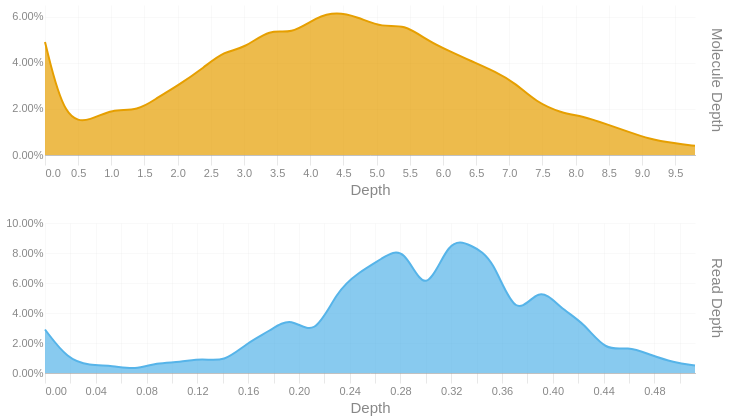

Write notebook code for a chart like this one.
### Code cell
readdep = depth_hist(tb['Read Depth'], q99, 3)
readdep = readdep.with_columns(pl.lit('Read Depth').alias('Metric'))
if not SKIPLR:
    moldep = depth_hist(tb['Molecule Depth'], mol_q99, 1)
    moldep = moldep.with_columns(pl.lit('Molecule Depth').alias('Metric'))
    _hist = pl.concat([readdep, moldep])
    _hist = _hist.filter(pl.col('Proportion') != 0)
    with SafeRender(_hist):
        (
            alt.Chart(_hist)        
            .mark_area(interpolate = "basis")
            .encode(
                x=alt.X('Bin:Q').scale(domainMin=0).axis(alt.Axis(title='Depth')),
                y = alt.Y('Proportion:Q', title = None).axis(format = '.2%'),
                color = alt.Color('Metric:N').legend(None),
                row = alt.Row("Metric:N").header(title = None, labelOrient = 'right'),
                tooltip = [
                    alt.Tooltip("Metric:N", title = "Metric"),
                    alt.Tooltip('Interval:N', title = "Depth Interval"),
                    alt.Tooltip('Proportion:Q', title = "% Alignments").format('.2%')
                ]
            )
            .resolve_scale(x='independent', y='independent')
            .properties(
                height = 150, width = 650,
                usermeta={'embedOptions': {'downloadFileName': f'{samplename}.depth.hist'}}
            )
        ).display()
else:
    readdep = readdep.filter(pl.col('Proportion') != 0)
    with SafeRender(readdep):
        (
            alt.Chart(readdep)        
            .mark_area(interpolate = "basis")
            .encode(
                x=alt.X('Bin:Q').scale(domainMin=0).axis(alt.Axis(title='Depth')),
                y = alt.Y('Proportion:Q', title = None).axis(format = '.2%'),
                tooltip = [
                    alt.Tooltip('Interval:N', title = "Depth Interval"),
                    alt.Tooltip('Proportion:Q', title = "% Alignments").format('.2%')
                ]
            )
            .properties(
                usermeta={'embedOptions': {'downloadFileName': f'{samplename}.depth.hist'}}
            )
        ).display()

### Figure 1 — Vega-Lite specification as saved in the notebook (floating-point values rounded to 4 significant figures)
{"width": 650, "height": 150, "config": {"title": {"anchor": "start", "dy": -15, "fontSize": 18, "color": "#888888", "subtitleColor": "#888888", "subtitleFontSize": 14}, "arc": {"fill": "#0072B2"}, "axis": {"domainColor": "#888888", "domainWidth": 0.5, "gridWidth": 0.2, "grid": false, "titleFontWeight": 400, "titleFontSize": 15, "labelFontSize": 11, "labelColor": "#888888", "tickColor": "#888888", "tickWidth": 0.2, "titleColor": "#888888"}, "axisBand": {"grid": false}, "axisX": {"grid": true, "tickSize": 10, "domainCap": "round"}, "axisY": {"domain": false, "grid": true, "tickSize": 0, "domainCap": "round"}, "background": "transparent", "header": {"labelFontSize": 15, "labelColor": "#888888", "titleFontSize": 15, "titleFontWeight": 600, "titleColor": "#888888"}, "legend": {"labelFont": "sans-serif", "labelFontSize": 12, "labelColor": "#888888", "symbolSize": 100, "symbolType": "circle", "titleFontSize": 12, "titlePadding": 10, "titleColor": "#888888", "title": null}, "range": {"category": ["#E69F00", "#56B4E9", "#009E73", "#F0E442", "#0072B2", "#D55E00", "#CC79A7", "#000000"], "diverging": ["#cfe8f3", "#a2d4ec", "#73bfe2", "#46abdb", "#1696d2", "#12719e"]}, "area": {"fill": "#0072B2", "fillOpacity": 0.7, "line": true, "strokeOpacity": 0.7}, "line": {"color": "#0072B2", "stroke": "#0072B2", "strokeWidth": 2}, "trail": {"color": "#0072B2", "stroke": "#0072B2", "strokeWidth": 0, "size": 1}, "point": {"filled": true, "fillOpacity": 1.0, "size": 95}, "text": {"color": "#888888", "fontSize": 11, "align": "right", "fontWeight": 400, "size": 11}, "bar": {"fill": "#0072B2", "stroke": null}, "view": {"stroke": null, "continuousWidth": 660, "continuousHeight": 400}}, "data": {"name": "data-2adc9f7c4b482b934a1d2dbc4ca0fdfd"}, "mark": {"type": "area", "interpolate": "basis"}, "encoding": {"color": {"field": "Metric", "legend": null, "type": "nominal"}, "row": {"field": "Metric", "header": {"title": null, "labelOrient": "right"}, "type": "nominal"}, "tooltip": [{"field": "Metric", "title": "Metric", "type": "nominal"}, {"field": "Interval", "title": "Depth Interval", "type": "nominal"}, {"field": "Proportion", "format": ".2%", "title": "% Alignments", "type": "quantitative"}], "x": {"axis": {"title": "Depth"}, "field": "Bin", "scale": {"domainMin": 0}, "type": "quantitative"}, "y": {"axis": {"format": ".2%"}, "field": "Proportion", "title": null, "type": "quantitative"}}, "resolve": {"scale": {"x": "independent", "y": "independent"}}, "usermeta": {"embedOptions": {"downloadFileName": "S3_Annapolis_038.depth.hist"}}, "$schema": "https://vega.github.io/schema/vega-lite/v6.1.0.json", "datasets": {"data-2adc9f7c4b482b934a1d2dbc4ca0fdfd": [{"Bin": 0.0, "Interval": "0.0-0.018", "Proportion": 0.029, "Metric": "Read Depth"}, {"Bin": 0.018, "Interval": "0.018-0.035", "Proportion": 0.009, "Metric": "Read Depth"}, {"Bin": 0.035, "Interval": "0.035-0.053", "Proportion": 0.005, "Metric": "Read Depth"}, {"Bin": 0.053, "Interval": "0.053-0.071", "Proportion": 0.005, "Metric": "Read Depth"}, {"Bin": 0.071, "Interval": "0.071-0.088", "Proportion": 0.002, "Metric": "Read Depth"}, {"Bin": 0.088, "Interval": "0.088-0.106", "Proportion": 0.007, "Metric": "Read Depth"}, {"Bin": 0.106, "Interval": "0.106-0.124", "Proportion": 0.007, "Metric": "Read Depth"}, {"Bin": 0.124, "Interval": "0.124-0.141", "Proportion": 0.01, "Metric": "Read Depth"}, {"Bin": 0.141, "Interval": "0.141-0.159", "Proportion": 0.007, "Metric": "Read Depth"}, {"Bin": 0.159, "Interval": "0.159-0.177", "Proportion": 0.02, "Metric": "Read Depth"}, {"Bin": 0.177, "Interval": "0.177-0.194", "Proportion": 0.028, "Metric": "Read Depth"}, {"Bin": 0.194, "Interval": "0.194-0.212", "Proportion": 0.038, "Metric": "Read Depth"}, {"Bin": 0.212, "Interval": "0.212-0.23", "Proportion": 0.023, "Metric": "Read Depth"}, {"Bin": 0.23, "Interval": "0.23-0.247", "Proportion": 0.055, "Metric": "Read Depth"}, {"Bin": 0.247, "Interval": "0.247-0.265", "Proportion": 0.067, "Metric": "Read Depth"}, {"Bin": 0.265, "Interval": "0.265-0.283", "Proportion": 0.076, "Metric": "Read Depth"}, {"Bin": 0.283, "Interval": "0.283-0.3", "Proportion": 0.086, "Metric": "Read Depth"}, {"Bin": 0.3, "Interval": "0.3-0.318", "Proportion": 0.048, "Metric": "Read Depth"}, {"Bin": 0.318, "Interval": "0.318-0.336", "Proportion": 0.091, "Metric": "Read Depth"}, {"Bin": 0.336, "Interval": "0.336-0.353", "Proportion": 0.085, "Metric": "Read Depth"}, {"Bin": 0.353, "Interval": "0.353-0.371", "Proportion": 0.077, "Metric": "Read Depth"}, {"Bin": 0.371, "Interval": "0.371-0.389", "Proportion": 0.034, "Metric": "Read Depth"}, {"Bin": 0.389, "Interval": "0.389-0.406", "Proportion": 0.059, "Metric": "Read Depth"}, {"Bin": 0.406, "Interval": "0.406-0.424", "Proportion": 0.043, "Metric": "Read Depth"}, {"Bin": 0.424, "Interval": "0.424-0.442", "Proportion": 0.034, "Metric": "Read Depth"}, {"Bin": 0.442, "Interval": "0.442-0.459", "Proportion": 0.014, "Metric": "Read Depth"}, {"Bin": 0.459, "Interval": "0.459-0.477", "Proportion": 0.018, "Metric": "Read Depth"}, {"Bin": 0.477, "Interval": "0.477-0.495", "Proportion": 0.012, "Metric": "Read Depth"}, {"Bin": 0.495, "Interval": "0.495-0.512", "Proportion": 0.007, "Metric": "Read Depth"}, {"Bin": 0.512, "Interval": "0.512-0.53", "Proportion": 0.005, "Metric": "Read Depth"}, {"Bin": 0.0, "Interval": "0.0-0.3", "Proportion": 0.049, "Metric": "Molecule Depth"}, {"Bin": 0.3, "Interval": "0.3-0.7", "Proportion": 0.014, "Metric": "Molecule Depth"}, {"Bin": 0.7, "Interval": "0.7-1.0", "Proportion": 0.015, "Metric": "Molecule Depth"}, {"Bin": 1.0, "Interval": "1.0-1.4", "Proportion": 0.02, "Metric": "Molecule Depth"}, {"Bin": 1.4, "Interval": "1.4-1.7", "Proportion": 0.019, "Metric": "Molecule Depth"}, {"Bin": 1.7, "Interval": "1.7-2.0", "Proportion": 0.025, "Metric": "Molecule Depth"}, {"Bin": 2.0, "Interval": "2.0-2.4", "Proportion": 0.03, "Metric": "Molecule Depth"}, {"Bin": 2.4, "Interval": "2.4-2.7", "Proportion": 0.038, "Metric": "Molecule Depth"}, {"Bin": 2.7, "Interval": "2.7-3.0", "Proportion": 0.045, "Metric": "Molecule Depth"}, {"Bin": 3.0, "Interval": "3.0-3.4", "Proportion": 0.046, "Metric": "Molecule Depth"}, {"Bin": 3.4, "Interval": "3.4-3.7", "Proportion": 0.055, "Metric": "Molecule Depth"}, {"Bin": 3.7, "Interval": "3.7-4.1", "Proportion": 0.052, "Metric": "Molecule Depth"}, {"Bin": 4.1, "Interval": "4.1-4.4", "Proportion": 0.06, "Metric": "Molecule Depth"}, {"Bin": 4.4, "Interval": "4.4-4.7", "Proportion": 0.062, "Metric": "Molecule Depth"}, {"Bin": 4.7, "Interval": "4.7-5.1", "Proportion": 0.06, "Metric": "Molecule Depth"}, {"Bin": 5.1, "Interval": "5.1-5.4", "Proportion": 0.055, "Metric": "Molecule Depth"}, {"Bin": 5.4, "Interval": "5.4-5.8", "Proportion": 0.057, "Metric": "Molecule Depth"}, {"Bin": 5.8, "Interval": "5.8-6.1", "Proportion": 0.049, "Metric": "Molecule Depth"}, {"Bin": 6.1, "Interval": "6.1-6.4", "Proportion": 0.045, "Metric": "Molecule Depth"}, {"Bin": 6.4, "Interval": "6.4-6.8", "Proportion": 0.041, "Metric": "Molecule Depth"}, {"Bin": 6.8, "Interval": "6.8-7.1", "Proportion": 0.036, "Metric": "Molecule Depth"}, {"Bin": 7.1, "Interval": "7.1-7.4", "Proportion": 0.031, "Metric": "Molecule Depth"}, {"Bin": 7.4, "Interval": "7.4-7.8", "Proportion": 0.023, "Metric": "Molecule Depth"}, {"Bin": 7.8, "Interval": "7.8-8.1", "Proportion": 0.018, "Metric": "Molecule Depth"}, {"Bin": 8.1, "Interval": "8.1-8.5", "Proportion": 0.017, "Metric": "Molecule Depth"}, {"Bin": 8.5, "Interval": "8.5-8.8", "Proportion": 0.013, "Metric": "Molecule Depth"}, {"Bin": 8.8, "Interval": "8.8-9.1", "Proportion": 0.01, "Metric": "Molecule Depth"}, {"Bin": 9.1, "Interval": "9.1-9.5", "Proportion": 0.007, "Metric": "Molecule Depth"}, {"Bin": 9.5, "Interval": "9.5-9.8", "Proportion": 0.005, "Metric": "Molecule Depth"}, {"Bin": 9.8, "Interval": "9.8-10.15", "Proportion": 0.004, "Metric": "Molecule Depth"}]}}
